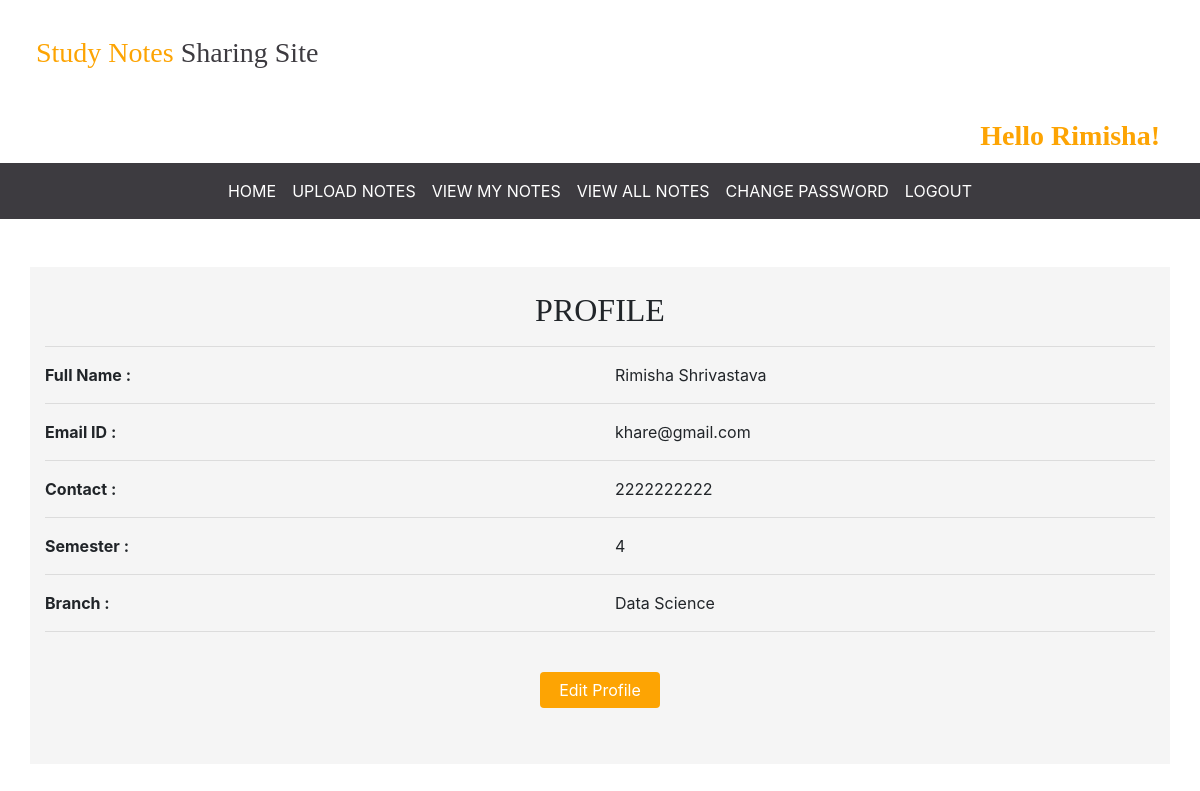
The app's page /profile (signed in) with its own data.
### notes/models.py (models this page shows, shortened)
class Signup(models.Model):
    user = models.ForeignKey(User, on_delete=models.CASCADE)
    contact = models.CharField(max_length=10, null=True)
    branch = models.CharField(max_length=30)
    semester = models.CharField(max_length=30)
    role = models.CharField(max_length=15)

### notes/views.py (the view)
# urls.py: path('profile', profile, name='profile'),
def profile(request):
    if not request.user.is_authenticated:
        return redirect('userlogin')
    user = User.objects.get(id=request.user.id)
    data = Signup.objects.get(user=user)
    d= {'data': data, 'user': user}
    return render(request, 'profile.html', d)

### notes/templates/profile.html (shortened to what this page needs)
{% extends 'usernavigation.html' %}
{% load static %}
{% block body %}
<div class="container mt-5" style="background-color : whitesmoke">
<br>
<h2 class="text-center" style="font-family:'poppins'"> PROFILE </h2>
    <hr>
   <div class="row">
      <div class="col-md-6">
         <b>Full Name :</b>
      </div>
      <div class="col-md-6">
         {{data.user.first_name}} {{data.user.last_name}}
      </div>
   </div>
<hr>
    <div class="row">
      <div class="col-md-6">
         <b>Email ID :</b>
      </div>
      <div class="col-md-6">
         {{data.user.username}}
      </div>
   </div>
   <hr>
    <div class="row">
      <div class="col-md-6">
         <b>Contact :</b>
      </div>
      <div class="col-md-6">
         {{data.contact}}
      </div>
   </div>
   <hr>
    <div class="row">
      <div class="col-md-6">
         <b>Semester :</b>
      </div>
      <div class="col-md-6">
         {{data.semester}}
      </div>
   </div>
   <hr>
    <div class="row">
      <div class="col-md-6">
         <b>Branch :</b>
      </div>
      <div class="col-md-6">
         {{data.branch}}
      </div>
   </div>
   <hr>
   <h2 class="text-center"> <a href="{% url 'edit_profile'%}" class="  btn text-white mt-4" style="background-color:FDA403;width: 120px;border:none" >Edit Profile</a></h2>
<br><br>
</div>
{% endblock %}

### notes/templates/usernavigation.html (shortened to what this page needs)
<html lang="en" xmlns="http://www.w3.org/1999/html">
<head>
  {% load static %}
  <link rel="stylesheet" href="https://maxcdn.bootstrapcdn.com/bootstrap/4.3.1/css/bootstrap.min.css">
  <link rel="stylesheet" href="https://use.fontawesome.com/releases/v5.6.3/css/all.css"></head>
  <link rel="stylesheet" href="{% static 'css/mystyle.css'%}">
<body>
<h3 style ="padding : 3%"><p style="font-family:'Cooper black'"><span style="color:FDA403">Study Notes</span><span style="color:3D3B40"> Sharing Site</span></p><br>
    <span style="position: absolute; right: 40px;">
      {% if data.role == 'Student' %}
          <span style="color: FDA403; font-weight: bold; font-family: 'Cooper black'">Hello {{request.user.first_name}}!</span>
      {% elif data.role == 'Teacher' %}
          <span style="color: FDA403; font-weight: bold; font-family: 'Cooper black'">Hello {{request.user.first_name}}!</span>
      {% endif %}
  </span>
  </h3>
<nav class="navbar navbar-expand-sm justify-content-center" style = "background-color : 3D3B40">
<ul class="navbar-nav">
  <li class="navbar-item">
    <a class="nav-link" href="{% url 'profile'%}" style="color:white">HOME
    </a>
  </li>
  <li class="navbar-item">
    <a class="nav-link" href="{% url 'upload_notes'%}" style="color:white">UPLOAD NOTES
    </a>
  </li>
  <li class="navbar-item">
    <a class="nav-link" href="{% url 'view_mynotes'%}" style="color:white">VIEW MY NOTES
    </a>
  </li><li class="navbar-item">
    <a class="nav-link" href="{% url 'viewallnotes'%}" style="color:white">VIEW ALL NOTES
    </a>
  </li>
  <li class="navbar-item">
    <a class="nav-link" href="{% url 'changepassword'%}" style="color:white">CHANGE PASSWORD
    </a>
  </li>
<li class="navbar-item">
    <a class="nav-link" href="{% url 'logout'%}" style="color:white">LOGOUT
    </a>
  </li>
</ul>
</nav>
</body>
</html>
{% block body %}
{% endblock %}

### notes/static/css/mystyle.css (style rules this page uses)
.nav-link { color : black }

### records on screen
Signup: user.first_name "Rimisha", user.last_name "Shrivastava", user.username "khare@gmail.com", contact "2222222222", semester "4", branch "Data Science"

### other values on screen
{{ request.user.first_name }} "Rimisha"
